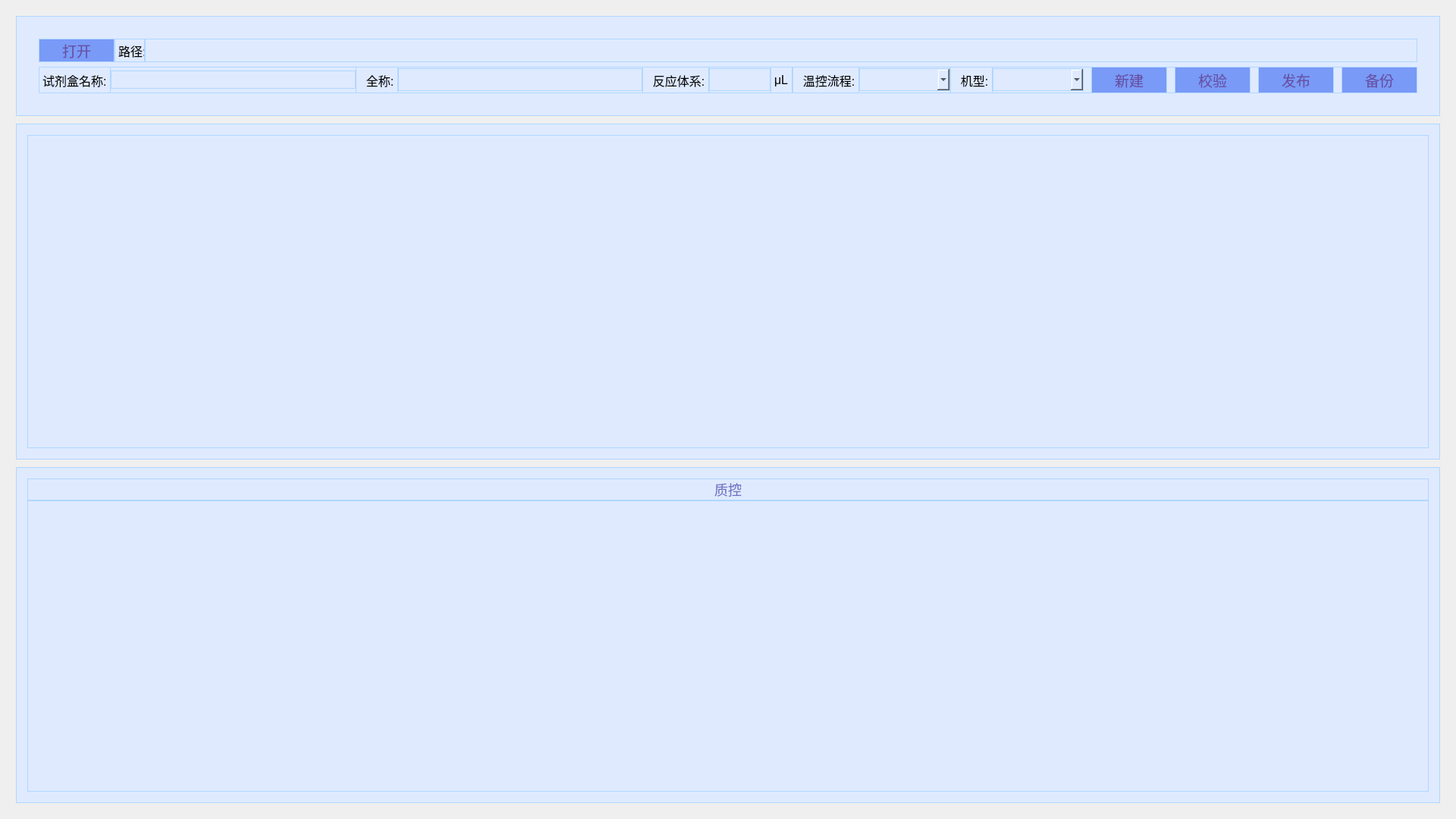
<?xml version="1.0" encoding="UTF-8"?>
<ui version="4.0">
 <class>KitEditor</class>
 <widget class="QMainWindow" name="KitEditor">
  <property name="geometry">
   <rect>
    <x>0</x>
    <y>0</y>
    <width>1920</width>
    <height>1080</height>
   </rect>
  </property>
  <property name="windowTitle">
   <string>KitEditor</string>
  </property>
  <property name="styleSheet">
   <string notr="true">QLabel,QRadioButton,QComboBox,QSpinBox,QTableWidget::item,QTableView::item,QCheckBox,QDateTimeEdit{
font-family:'思源黑体 CN Normal';
font-size:12pt;
}

QPushButton,QHeaderView,QGroupBox,QTabBar,QTableWidget{
font-family:'思源黑体 CN Bold';
font-size:14pt;
}</string>
  </property>
  <widget class="QWidget" name="centralWidget">
   <widget class="QWidget" name="widget_3" native="true">
    <property name="geometry">
     <rect>
      <x>0</x>
      <y>0</y>
      <width>1920</width>
      <height>1080</height>
     </rect>
    </property>
    <layout class="QVBoxLayout" name="verticalLayout_7">
     <item>
      <layout class="QVBoxLayout" name="verticalLayout">
       <property name="spacing">
        <number>10</number>
       </property>
       <property name="sizeConstraint">
        <enum>QLayout::SetMaximumSize</enum>
       </property>
       <property name="leftMargin">
        <number>10</number>
       </property>
       <property name="topMargin">
        <number>10</number>
       </property>
       <property name="rightMargin">
        <number>10</number>
       </property>
       <property name="bottomMargin">
        <number>10</number>
       </property>
       <item>
        <widget class="QWidget" name="widgetTop" native="true">
         <property name="maximumSize">
          <size>
           <width>16777215</width>
           <height>150</height>
          </size>
         </property>
         <property name="styleSheet">
          <string notr="true">QWidget{
	background-color:rgb(223, 234, 255);
	border:1px solid rgb(176, 215, 255);
}</string>
         </property>
         <layout class="QVBoxLayout" name="verticalLayout_3">
          <property name="spacing">
           <number>0</number>
          </property>
          <property name="leftMargin">
           <number>15</number>
          </property>
          <property name="topMargin">
           <number>15</number>
          </property>
          <property name="rightMargin">
           <number>15</number>
          </property>
          <property name="bottomMargin">
           <number>15</number>
          </property>
          <item>
           <layout class="QVBoxLayout" name="verticalLayout_2">
            <property name="leftMargin">
             <number>15</number>
            </property>
            <property name="topMargin">
             <number>15</number>
            </property>
            <property name="rightMargin">
             <number>15</number>
            </property>
            <property name="bottomMargin">
             <number>15</number>
            </property>
            <item>
             <widget class="QWidget" name="widget" native="true">
              <layout class="QHBoxLayout" name="horizontalLayout_4">
               <property name="spacing">
                <number>0</number>
               </property>
               <property name="leftMargin">
                <number>0</number>
               </property>
               <property name="topMargin">
                <number>0</number>
               </property>
               <property name="rightMargin">
                <number>0</number>
               </property>
               <property name="bottomMargin">
                <number>0</number>
               </property>
               <item>
                <layout class="QHBoxLayout" name="horizontalLayout">
                 <property name="spacing">
                  <number>0</number>
                 </property>
                 <item>
                  <widget class="QPushButton" name="btOpenFile">
                   <property name="maximumSize">
                    <size>
                     <width>100</width>
                     <height>35</height>
                    </size>
                   </property>
                   <property name="styleSheet">
                    <string notr="true">QPushButton{
	background-color:rgb(121, 154, 247);
	color:rgb(103, 80, 164);
}</string>
                   </property>
                   <property name="text">
                    <string>打开</string>
                   </property>
                  </widget>
                 </item>
                 <item>
                  <widget class="QLabel" name="label">
                   <property name="minimumSize">
                    <size>
                     <width>0</width>
                     <height>0</height>
                    </size>
                   </property>
                   <property name="maximumSize">
                    <size>
                     <width>40</width>
                     <height>16777215</height>
                    </size>
                   </property>
                   <property name="text">
                    <string>路径:</string>
                   </property>
                  </widget>
                 </item>
                 <item>
                  <widget class="QLabel" name="lbPath">
                   <property name="text">
                    <string/>
                   </property>
                  </widget>
                 </item>
                </layout>
               </item>
              </layout>
             </widget>
            </item>
            <item>
             <widget class="QWidget" name="widget_2" native="true">
              <layout class="QHBoxLayout" name="horizontalLayout_3">
               <property name="spacing">
                <number>0</number>
               </property>
               <property name="leftMargin">
                <number>0</number>
               </property>
               <property name="topMargin">
                <number>0</number>
               </property>
               <property name="rightMargin">
                <number>0</number>
               </property>
               <property name="bottomMargin">
                <number>0</number>
               </property>
               <item>
                <widget class="QWidget" name="horizontalWidget_2" native="true">
                 <property name="sizePolicy">
                  <sizepolicy hsizetype="Minimum" vsizetype="Preferred">
                   <horstretch>0</horstretch>
                   <verstretch>0</verstretch>
                  </sizepolicy>
                 </property>
                 <layout class="QHBoxLayout" name="horizontalLayout_2">
                  <property name="spacing">
                   <number>0</number>
                  </property>
                  <property name="leftMargin">
                   <number>0</number>
                  </property>
                  <property name="topMargin">
                   <number>0</number>
                  </property>
                  <property name="rightMargin">
                   <number>0</number>
                  </property>
                  <property name="bottomMargin">
                   <number>0</number>
                  </property>
                  <item>
                   <widget class="QLabel" name="label_3">
                    <property name="sizePolicy">
                     <sizepolicy hsizetype="Fixed" vsizetype="Preferred">
                      <horstretch>0</horstretch>
                      <verstretch>0</verstretch>
                     </sizepolicy>
                    </property>
                    <property name="text">
                     <string>试剂盒名称:</string>
                    </property>
                   </widget>
                  </item>
                  <item>
                   <widget class="QLineEdit" name="editAbbrName">
                    <property name="sizePolicy">
                     <sizepolicy hsizetype="Expanding" vsizetype="Fixed">
                      <horstretch>4</horstretch>
                      <verstretch>0</verstretch>
                     </sizepolicy>
                    </property>
                    <property name="minimumSize">
                     <size>
                      <width>0</width>
                      <height>24</height>
                     </size>
                    </property>
                    <property name="styleSheet">
                     <string notr="true">QLineEidt{border:1px solid rgb(173, 175, 191);}</string>
                    </property>
                   </widget>
                  </item>
                  <item>
                   <widget class="QLabel" name="label_4">
                    <property name="sizePolicy">
                     <sizepolicy hsizetype="Fixed" vsizetype="Preferred">
                      <horstretch>0</horstretch>
                      <verstretch>0</verstretch>
                     </sizepolicy>
                    </property>
                    <property name="text">
                     <string>  全称:</string>
                    </property>
                   </widget>
                  </item>
                  <item>
                   <widget class="QLineEdit" name="lineEdit">
                    <property name="sizePolicy">
                     <sizepolicy hsizetype="Expanding" vsizetype="Fixed">
                      <horstretch>4</horstretch>
                      <verstretch>0</verstretch>
                     </sizepolicy>
                    </property>
                    <property name="minimumSize">
                     <size>
                      <width>0</width>
                      <height>30</height>
                     </size>
                    </property>
                    <property name="styleSheet">
                     <string notr="true">QLineEidt{border:1px solid rgb(173, 175, 191);}</string>
                    </property>
                   </widget>
                  </item>
                  <item>
                   <widget class="QLabel" name="label_5">
                    <property name="sizePolicy">
                     <sizepolicy hsizetype="Fixed" vsizetype="Preferred">
                      <horstretch>0</horstretch>
                      <verstretch>0</verstretch>
                     </sizepolicy>
                    </property>
                    <property name="text">
                     <string>  反应体系:</string>
                    </property>
                   </widget>
                  </item>
                  <item>
                   <widget class="QLineEdit" name="lineEdit_2">
                    <property name="sizePolicy">
                     <sizepolicy hsizetype="Expanding" vsizetype="Fixed">
                      <horstretch>1</horstretch>
                      <verstretch>0</verstretch>
                     </sizepolicy>
                    </property>
                    <property name="minimumSize">
                     <size>
                      <width>0</width>
                      <height>30</height>
                     </size>
                    </property>
                    <property name="styleSheet">
                     <string notr="true">QLineEidt{border:1px solid rgb(173, 175, 191);}</string>
                    </property>
                   </widget>
                  </item>
                  <item>
                   <widget class="QLabel" name="label_8">
                    <property name="text">
                     <string>μL</string>
                    </property>
                   </widget>
                  </item>
                  <item>
                   <widget class="QLabel" name="label_6">
                    <property name="sizePolicy">
                     <sizepolicy hsizetype="Fixed" vsizetype="Preferred">
                      <horstretch>0</horstretch>
                      <verstretch>0</verstretch>
                     </sizepolicy>
                    </property>
                    <property name="text">
                     <string>  温控流程:</string>
                    </property>
                   </widget>
                  </item>
                  <item>
                   <widget class="QComboBox" name="comboBox_2">
                    <property name="minimumSize">
                     <size>
                      <width>120</width>
                      <height>30</height>
                     </size>
                    </property>
                   </widget>
                  </item>
                  <item>
                   <widget class="QLabel" name="label_7">
                    <property name="sizePolicy">
                     <sizepolicy hsizetype="Fixed" vsizetype="Preferred">
                      <horstretch>0</horstretch>
                      <verstretch>0</verstretch>
                     </sizepolicy>
                    </property>
                    <property name="text">
                     <string>  机型:</string>
                    </property>
                   </widget>
                  </item>
                  <item>
                   <widget class="QComboBox" name="comboBox">
                    <property name="minimumSize">
                     <size>
                      <width>120</width>
                      <height>30</height>
                     </size>
                    </property>
                   </widget>
                  </item>
                  <item>
                   <spacer name="horizontalSpacer">
                    <property name="orientation">
                     <enum>Qt::Horizontal</enum>
                    </property>
                    <property name="sizeType">
                     <enum>QSizePolicy::Fixed</enum>
                    </property>
                    <property name="sizeHint" stdset="0">
                     <size>
                      <width>10</width>
                      <height>20</height>
                     </size>
                    </property>
                   </spacer>
                  </item>
                  <item>
                   <widget class="QPushButton" name="pushButton_5">
                    <property name="minimumSize">
                     <size>
                      <width>100</width>
                      <height>35</height>
                     </size>
                    </property>
                    <property name="maximumSize">
                     <size>
                      <width>80</width>
                      <height>35</height>
                     </size>
                    </property>
                    <property name="styleSheet">
                     <string notr="true">QPushButton{
	background-color:rgb(121, 154, 247);
	color:rgb(103, 80, 164);
}</string>
                    </property>
                    <property name="text">
                     <string>新建</string>
                    </property>
                   </widget>
                  </item>
                  <item>
                   <spacer name="horizontalSpacer_2">
                    <property name="orientation">
                     <enum>Qt::Horizontal</enum>
                    </property>
                    <property name="sizeType">
                     <enum>QSizePolicy::Fixed</enum>
                    </property>
                    <property name="sizeHint" stdset="0">
                     <size>
                      <width>10</width>
                      <height>20</height>
                     </size>
                    </property>
                   </spacer>
                  </item>
                  <item>
                   <widget class="QPushButton" name="pushButton_4">
                    <property name="minimumSize">
                     <size>
                      <width>100</width>
                      <height>35</height>
                     </size>
                    </property>
                    <property name="maximumSize">
                     <size>
                      <width>80</width>
                      <height>35</height>
                     </size>
                    </property>
                    <property name="styleSheet">
                     <string notr="true">QPushButton{
	background-color:rgb(121, 154, 247);
	color:rgb(103, 80, 164);
}</string>
                    </property>
                    <property name="text">
                     <string>校验</string>
                    </property>
                   </widget>
                  </item>
                  <item>
                   <spacer name="horizontalSpacer_3">
                    <property name="orientation">
                     <enum>Qt::Horizontal</enum>
                    </property>
                    <property name="sizeType">
                     <enum>QSizePolicy::Fixed</enum>
                    </property>
                    <property name="sizeHint" stdset="0">
                     <size>
                      <width>10</width>
                      <height>20</height>
                     </size>
                    </property>
                   </spacer>
                  </item>
                  <item>
                   <widget class="QPushButton" name="pushButton_3">
                    <property name="minimumSize">
                     <size>
                      <width>100</width>
                      <height>35</height>
                     </size>
                    </property>
                    <property name="maximumSize">
                     <size>
                      <width>80</width>
                      <height>35</height>
                     </size>
                    </property>
                    <property name="styleSheet">
                     <string notr="true">QPushButton{
	background-color:rgb(121, 154, 247);
	color:rgb(103, 80, 164);
}</string>
                    </property>
                    <property name="text">
                     <string>发布</string>
                    </property>
                   </widget>
                  </item>
                  <item>
                   <spacer name="horizontalSpacer_4">
                    <property name="orientation">
                     <enum>Qt::Horizontal</enum>
                    </property>
                    <property name="sizeType">
                     <enum>QSizePolicy::Fixed</enum>
                    </property>
                    <property name="sizeHint" stdset="0">
                     <size>
                      <width>10</width>
                      <height>20</height>
                     </size>
                    </property>
                   </spacer>
                  </item>
                  <item>
                   <widget class="QPushButton" name="pushButton_2">
                    <property name="minimumSize">
                     <size>
                      <width>100</width>
                      <height>35</height>
                     </size>
                    </property>
                    <property name="maximumSize">
                     <size>
                      <width>80</width>
                      <height>35</height>
                     </size>
                    </property>
                    <property name="styleSheet">
                     <string notr="true">QPushButton{
	background-color:rgb(121, 154, 247);
	color:rgb(103, 80, 164);
}</string>
                    </property>
                    <property name="text">
                     <string>备份</string>
                    </property>
                   </widget>
                  </item>
                 </layout>
                </widget>
               </item>
              </layout>
             </widget>
            </item>
           </layout>
          </item>
         </layout>
        </widget>
       </item>
       <item>
        <widget class="QWidget" name="widgetCenter" native="true">
         <property name="styleSheet">
          <string notr="true">QWidget{
	background-color:rgb(223, 234, 255);
	border:1px solid rgb(176, 215, 255);
}</string>
         </property>
         <layout class="QVBoxLayout" name="verticalLayout_6">
          <property name="spacing">
           <number>0</number>
          </property>
          <property name="leftMargin">
           <number>15</number>
          </property>
          <property name="topMargin">
           <number>15</number>
          </property>
          <property name="rightMargin">
           <number>15</number>
          </property>
          <property name="bottomMargin">
           <number>15</number>
          </property>
          <item>
           <widget class="QTableView" name="tableView_2"/>
          </item>
         </layout>
        </widget>
       </item>
       <item>
        <widget class="QWidget" name="widgetBottom" native="true">
         <property name="styleSheet">
          <string notr="true">QWidget{
	background-color:rgb(223, 234, 255);
	border:1px solid rgb(176, 215, 255);
}</string>
         </property>
         <layout class="QVBoxLayout" name="verticalLayout_5">
          <property name="spacing">
           <number>0</number>
          </property>
          <property name="leftMargin">
           <number>15</number>
          </property>
          <property name="topMargin">
           <number>15</number>
          </property>
          <property name="rightMargin">
           <number>15</number>
          </property>
          <property name="bottomMargin">
           <number>15</number>
          </property>
          <item>
           <layout class="QVBoxLayout" name="verticalLayout_4">
            <property name="spacing">
             <number>0</number>
            </property>
            <item>
             <widget class="QLabel" name="label_2">
              <property name="font">
               <font>
                <family>思源黑体 CN Bold</family>
                <pointsize>-1</pointsize>
               </font>
              </property>
              <property name="styleSheet">
               <string notr="true">QLabel{
	color:rgb(114, 118, 196);
	font-size:18px;
	font-family:&quot;思源黑体 CN Bold&quot;;
}</string>
              </property>
              <property name="text">
               <string>质控</string>
              </property>
              <property name="alignment">
               <set>Qt::AlignCenter</set>
              </property>
             </widget>
            </item>
            <item>
             <widget class="QTableView" name="tableView"/>
            </item>
           </layout>
          </item>
         </layout>
        </widget>
       </item>
      </layout>
     </item>
    </layout>
   </widget>
  </widget>
 </widget>
 <layoutdefault spacing="6" margin="11"/>
 <resources/>
 <connections/>
</ui>
